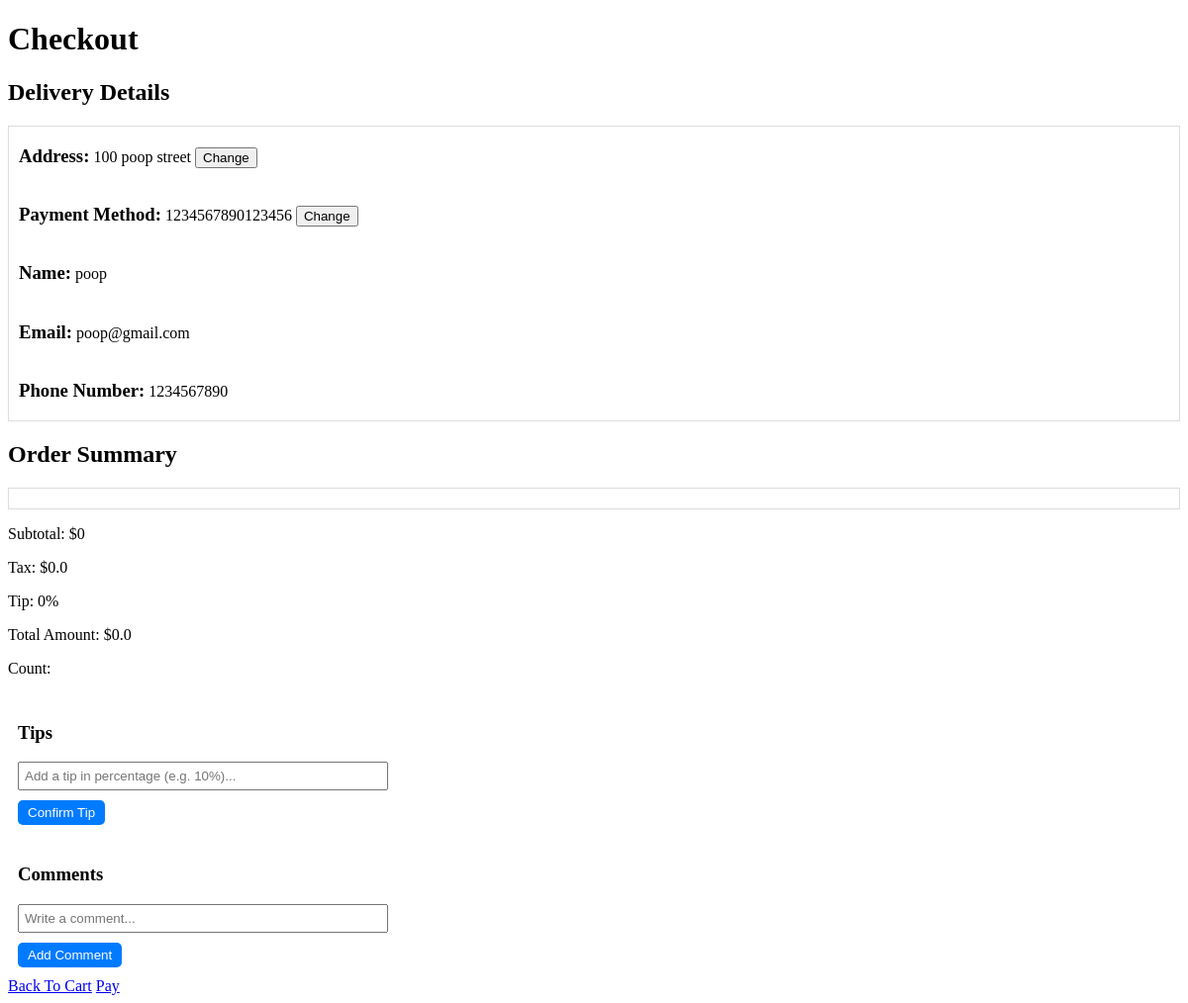
Screenshot of /checkout/1 (signed in) with the database file from the repository.
### CISC_327/models.py (models this page shows, shortened)
class Address(db.Model): # address table, linked to a given user
    __tablename__ = 'address'
    id = db.Column(db.Integer, primary_key=True)
    address = db.Column(db.String(50), nullable=False)
    default = db.Column(db.Boolean, default=False, nullable=False)
    user_id = db.Column(db.Integer, db.ForeignKey('user.id'), nullable=False)

class Payment_Method(db.Model): # payment method table, linked to a given user
    __tablename__ = 'payment_method'
    id = db.Column(db.Integer, primary_key=True)
    card_num = db.Column(db.String(16), nullable=False)
    default = db.Column(db.Boolean, default=False, nullable=False)
    user_id = db.Column(db.Integer, db.ForeignKey('user.id'), nullable=False)

class User(db.Model, UserMixin): # user table
    __tablename__ = 'user'
    id = db.Column(db.Integer, primary_key=True)
    name = db.Column(db.String(20), unique=True, nullable=False)
    email = db.Column(db.String(20), unique=True, nullable=False)
    phone_number = db.Column(db.String(10), unique=True, nullable=False)
    password = db.Column(db.String(255), nullable=False)
    addresses = db.relationship('Address', backref='user', cascade='all,delete', lazy='dynamic') # can filter, delete related addresses to user when user is deleted
    payment_methods = db.relationship('Payment_Method', backref='user', cascade='all,delete',lazy='dynamic') # same for this column

### CISC_327/Checkout_Page/Checkout.py (the view, shortened to what this page needs)
@login_required
@checkout_blueprint.route("/checkout/<restaurant_id>", methods=['GET','POST'])
def checkout(restaurant_id):
    subtotal = Subtotal.subtotal()
    restaurant = Restaurant.query.get(restaurant_id)
    c = 0
    if not restaurant:
        flash(f'Restaurant not found','danger')
    cart_items = Item.query.filter(Item.in_cart==True).all() #Gets all the items that were in cart
    if current_user.is_authenticated:
        checkout_pm = current_user.payment_methods.filter_by(default=True).first()
        checkout_address = current_user.addresses.filter_by(default=True).first()
        name = current_user.name
        email = current_user.email
        phone_number = current_user.phone_number
        all_addresses = current_user.addresses.all()
        all_pm = current_user.payment_methods.all()
    tax = subtotal*0.13
    tax_round = round(tax,3)
    total = tax + subtotal
    tip = session.get('tip') # If tip was added, this will return the amount that was stored in session
    t = 0.0
    if tip:
        tip_dec = int(tip)/100
        t = total * tip_dec
        tot = total + t
        total = round(tot,2)
    else:
        tip = 0
    t = round(t,3)
    return render_template("checkout.html", restaurant=restaurant,cart_items=cart_items,subtotal=subtotal,
                           total=total,tax=tax_round,name=name,email=email,phone_number=phone_number,address=checkout_address,all_addresses=all_addresses,all_pm=all_pm,payment_method=checkout_pm, tip=tip)

### CISC_327/Cart_Page/Subtotal/Subtotal.py (called while the page is built)
def subtotal():
    subtotal = 0
    cart_items = Item.query.filter_by(in_cart=True).all() # Gets all items that are in the cart
    for c in cart_items:
        price = c.price*c.quantity
        subtotal += price # Adds all their prices
    return subtotal

### CISC_327/templates/checkout.html (shortened to what this page needs)
<!DOCTYPE html>
<html>
    <head>
        <link type="text/css" rel="stylesheet" href="{{ url_for('static',filename='css/style.css') }}" />
    </head>
    <body>
        <h1>Checkout</h1>
        <h2>Delivery Details</h2>
        <div class="box">
            <h3 class="container">Address: </h3>
            <p class="container">{{address.address}}</p>
            <div class="dropdown">
                <button class="container">Change</button>
            </div>
        <div>
            <h3 class="container">Payment Method: </h3>
            <p class="container">{{payment_method.card_num}}</p>
            <div class="dropdown">
                <button class="container">Change</button>
            </div>
        </div>
        <div>
            <h3 class="container">Name: </h3>
            <p class="container">{{name}}</p>
        </div>
        <div>
            <h3 class="container">Email: </h3>
            <p class="container">{{email}}</p>
        </div>
        <div>
            <h3 class="container">Phone Number: </h3>
            <p class="container">{{phone_number}}</p>
        </div>
        </div>
        <h2>Order Summary</h2>
        <div class="cart-item">
        </div>
        <p>Subtotal: ${{ subtotal }}</p>
        <p>Tax: ${{tax}}</p>
        <p>Tip: {{tip}}%</p>
        <p>Total Amount: ${{total}}</p>
        <p>Count: {{c}}</p>
        <div class="comments-box">
            <h3>Tips</h3>
            <form method="post" action="{{url_for('tips.tips', restaurant_id=restaurant.id)}}">
                <input id="tip" name="tip" type="text" class="comment-input" placeholder="Add a tip in percentage (e.g. 10%)...">
                <button type="submit" class="comment-button">Confirm Tip</button>
            </form>
        </div>
        <div class="comments-box">
            <h3>Comments</h3>
            <input type="text" class="comment-input" placeholder="Write a comment...">
            <button class="comment-button">Add Comment</button>
        </div>
        <div>
            <a  href="{{url_for('cartpage.cartpage', restaurant_id=restaurant.id)}}">Back To Cart</a>
            <a href="{{url_for('tracking.tracking', restaurant_id=restaurant.id)}}">Pay</a>
        </div>
    </body>
</html>

### CISC_327/static/css/style.css (style rules this page uses)
.cart-item { border: 1px solid #ddd; padding: 10px; }
.container { display: inline-block; }
.box { border: 1px solid #ddd; padding-left: 10px }
.dropdown { position: relative; display: inline-block; }
.comments-box { width: 400px; padding: 10px; }
.comment-input { width: 90%; padding: 5px; margin-bottom: 10px; }
.comment-button { background-color: #007BFF; color: #fff; padding: 5px 10px; border: none; border-radius: 5px; cursor: pointer; }

### rows the page displays
Address: address "100 poop street"
Payment_Method: card_num "1234567890123456"
User: name "poop", email "poop@gmail.com", phone_number "1234567890"

### other values shown
{{ subtotal }} "0"
{{ tax }} "0.0"
{{ tip }} "0"
{{ total }} "0.0"
